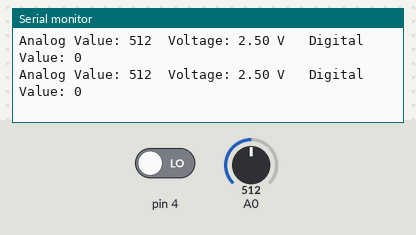
Simulated run of this sketch. Board: Arduino Uno, built with avr-gcc and run on an emulated ATmega328P. Parts: the last lines printed to the serial monitor. Inputs (shaded band) come from the test bench; at power-on: A0 = 512, pin 4 LOW.

Above: at 1.2 s.
1.3 s: A0 set to 107
At 1.38 s:
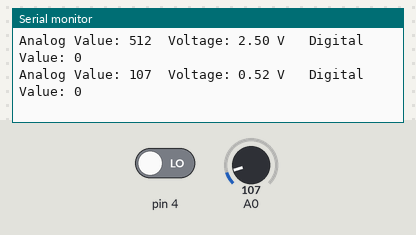
4.3 s: A0 set to 90
At 4.3 s:
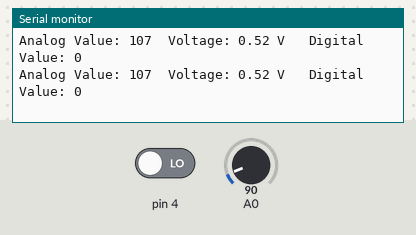
16.3 s: A0 set to 8
At 16.32 s:
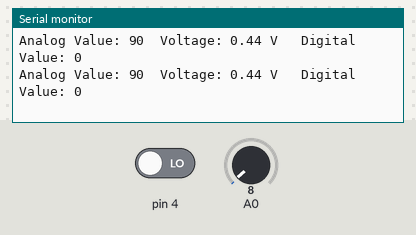
19.3 s: A0 set to 11
At 19.3 s:
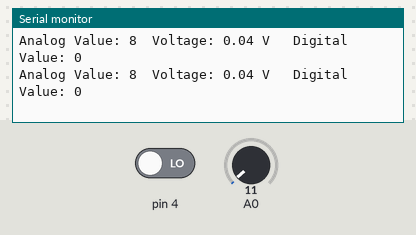
Timing chart, 0 to 22.3 s (numbered marks = the images above; inputs shaded):
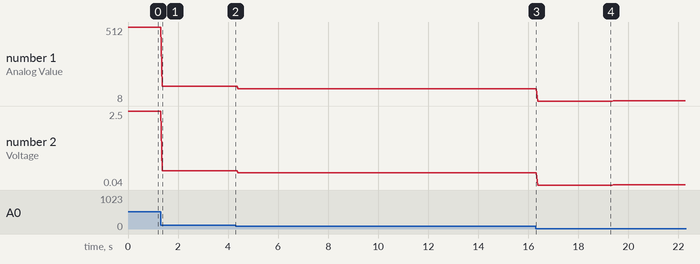

Measured:
- after the input at 1.3 s, the serial monitor: prints a new line after 0.07 s (image 1)
- plotted number 1: 512 → 107 after the input at 1.3 s, 107 → 90 after the input at 4.3 s, 90 → 8 after the input at 16.3 s, 8 → 11 after the input at 19.3 s
- plotted number 2: 2.5 → 0.52 after the input at 1.3 s, 0.52 → 0.44 after the input at 4.3 s, 0.44 → 0.04 after the input at 16.3 s, 0.04 → 0.05 after the input at 19.3 s

The sketch:

AnalogVsDigital.ino
```cpp
void setup() {

  // initialize serial communication at 9600 bits per second:
  Serial.begin(9600);

}

void loop() {

  int analogValue = analogRead(A0);
  int digitalValue = digitalRead(4);
  double voltage = 5*(analogValue/1023.0);

  Serial.print("Analog Value: ");
  Serial.print(analogValue);
  Serial.print("  Voltage: ");
  Serial.print(voltage);
  Serial.print(" V   Digital Value: ");
  Serial.println(digitalValue);

  delay(1);

}
```
